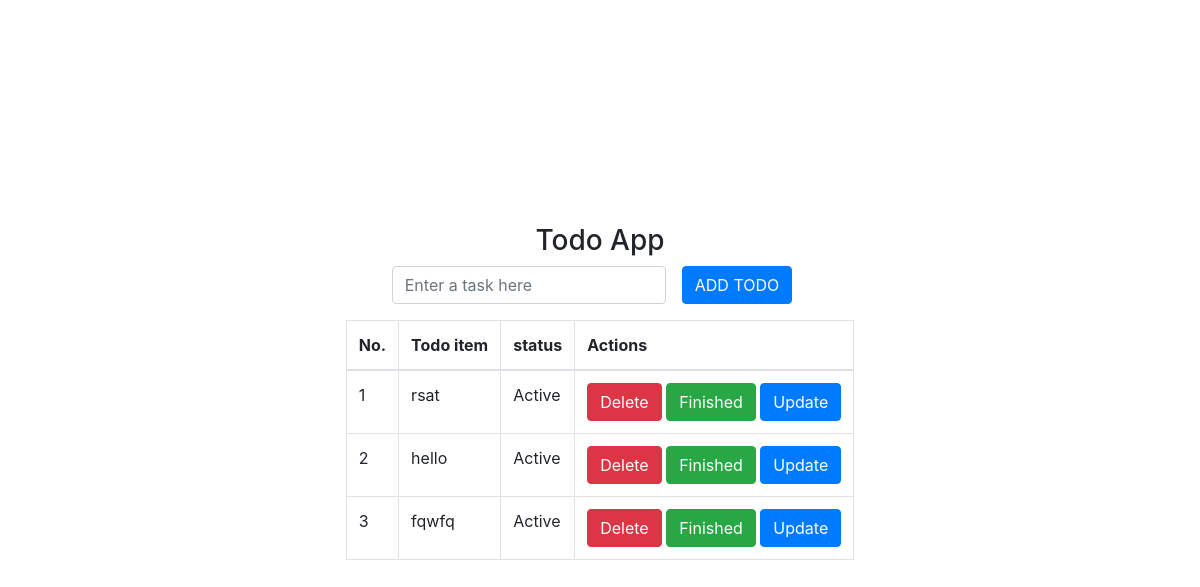
The page /index on the database as committed earlier.
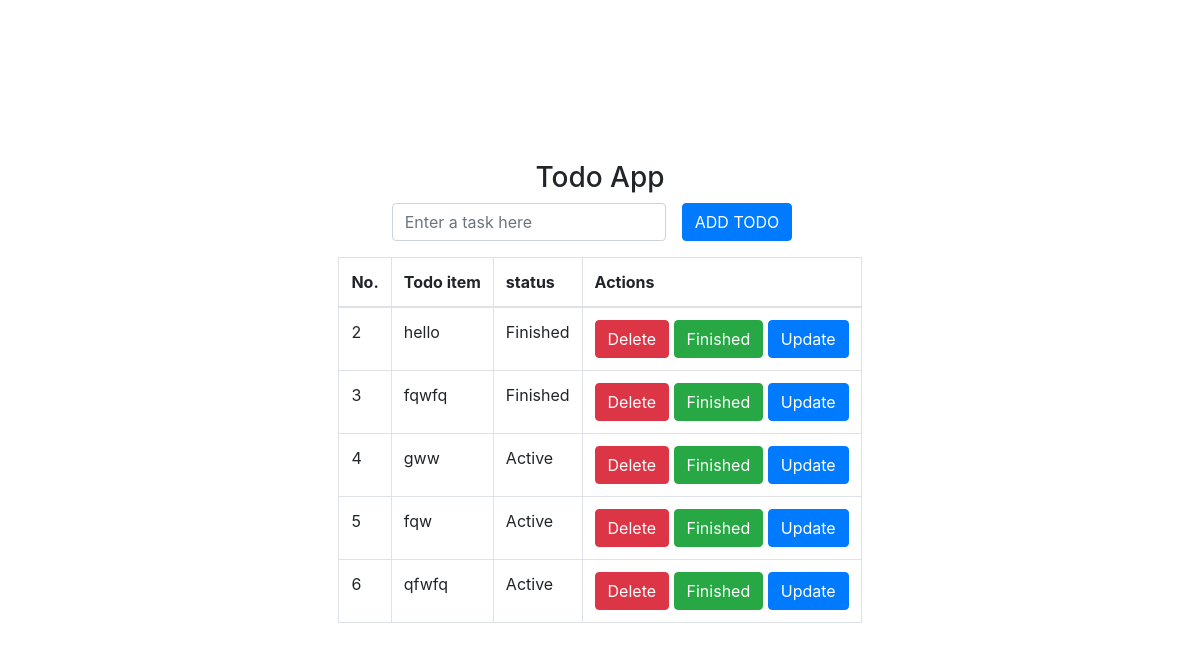
The same page on the database as committed later.
### todoapp/models.py (models this page shows, shortened)
class Todo(db.Model):
    __tablename__ = 'todo'
    id = db.Column(db.Integer, primary_key=True)
    data = db.Column(db.String(300), nullable=False)
    date_created = db.Column(db.DateTime, default=datetime.utcnow)
    finished = db.Column(db.Boolean, default=False, nullable=False)

### todoapp/main/routes.py (the view)
@main.route("/", methods=["GET", "POST"])
@main.route("/index")
def index():
    t = Todo.query.all()
    return render_template('index.html', data=t)

### todoapp/templates/index.html (shortened to what this page needs)
<!DOCTYPE html>
<html lang="en">
  <head>
    <link
      rel="stylesheet"
      href="https://stackpath.bootstrapcdn.com/bootstrap/4.4.1/css/bootstrap.min.css"
    />
  </head>
  <body>
    <div
      class="app-container d-flex align-items-center justify-content-center flex-column">
      <h3>Todo App</h3>
      <div class="d-flex align-items-center mb-3">
        <div class="form-group mr-3 mb-0">
          <input
            type="text"
            class="form-control"
            id="formGroupExampleInput"
            placeholder="Enter a task here"
          />
        </div>
        <button
          type="button"
          class="btn btn-primary mr-3"
          id="addBtn"
        >
          ADD TODO
        </button>
      </div>
      <div class="table-wrapper">
        <table class="table table-hover table-bordered">
          <thead>
            <tr>
              <th>No.</th>
              <th>Todo item</th>
              <th>status</th>
              <th>Actions</th>
            </tr>
          </thead>
          <tbody>
            {% for each in data %}
            <tr
            "
          >
            <td>{{each.id}}</td>
            <td>
              {{each.data}}
            </td>
            {% if each.finished %}
            <td>Finished</td>
            {% else %}
            <td>Active</td>
            {% endif %}
            <td>
              <button class="btn btn-danger">
                <a href="{{url_for('main.delete', id=each.id)}}" style="color: white;">Delete</a>
              </button>
              <button class="btn btn-success">
                <a href="{{url_for('main.finished', id=each.id)}}" style="color:white;">Finished</a>
              </button>
              <button class="btn btn-primary">
                <a href="{{url_for('main.update', id=each.id)}}" style="color: white;">Update</a>
              </button>
            </td>
          </tr>
            {% endfor %}
          </tbody>
        </table>
      </div>
    </div>
  </body>
</html>

### todoapp/templates/index.html (style rules this page uses)
.app-container { height: 100vh; width: 100%; }

Rows that differ between the two databases and show on the page:
removed Todo: id "1", data "rsat", finished "Active"
changed Todo "hello": finished "Active" → "Finished"
changed Todo "fqwfq": finished "Active" → "Finished"
added Todo: id "4", data "gww", finished "Active"
added Todo: id "5", data "fqw", finished "Active"
added Todo: id "6", data "qfwfq", finished "Active"
